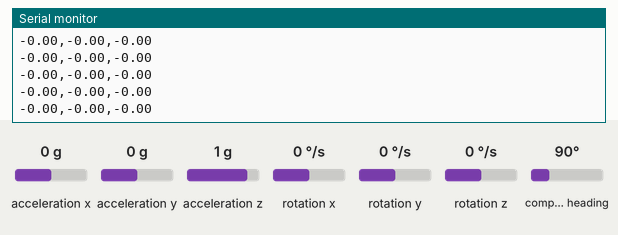
Bench run of a sketch on a simulated Arduino Uno, built with avr-gcc and run on an emulated ATmega328P. Parts: the last lines printed to the serial monitor. Inputs (shaded band) come from the test bench; at power-on: acceleration z 1 g, acceleration x 0 g, acceleration y 0 g, rotation z 0 °/s, rotation x 0 °/s, rotation y 0 °/s, compass heading 90°.

Above: at 1.2 s.
1.3 s: acceleration z set to 0 g
4.3 s: acceleration x set to -1.4 g
At 5.4 s:
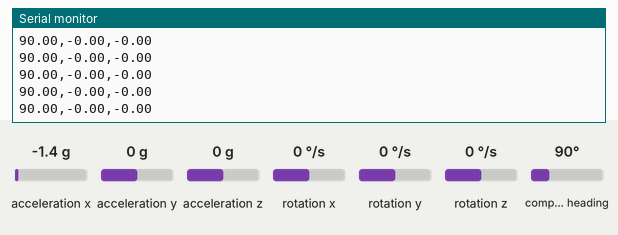
5.8 s: acceleration x set to 0 g
8.8 s: acceleration y set to -1.4 g
At 9.4 s:
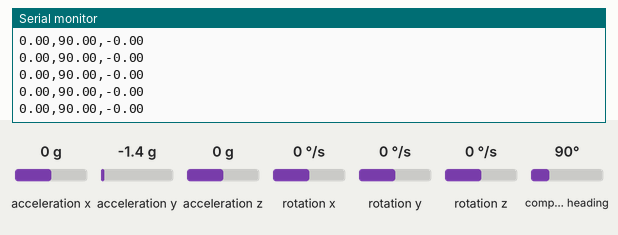
10.3 s: rotation z set to -192 °/s
At 10.8 s:
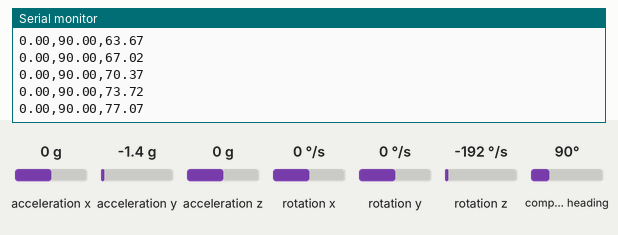
Timing chart, 0 to 12.8 s (numbered marks = the images above; inputs shaded):
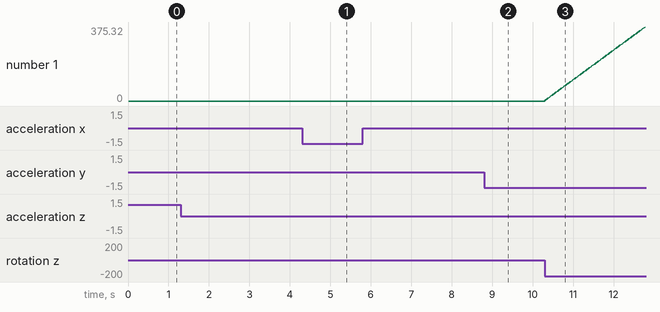

Measured:
- after the input at 4.3 s, the serial monitor: prints a new line at once (image 1)
- after the input at 8.8 s, the serial monitor: prints a new line at once (image 2)
- after the input at 10.3 s, the serial monitor: prints a new line at once (image 3)
- plotted number 1: 0 → 375.32 after the input at 10.3 s

The sketch:

IMU.ino
```cpp
// (licence header left out)
/*
   Updated by Ahmad Shamshiri on July 09, 2018 for Robojax.com
   in Ajax, Ontario, Canada
   watch instrucion video for this code:
  For this sketch you need to connect:
  VCC to 5V and GND to GND of Arduino
  SDA to A4 and SCL to A5

  S20A is 3.3V voltage regulator MIC5205-3.3BM5
*/

float DECAY = .4;

#include "MPU9250.h"
double yaw = 0;
// an MPU9250 object with the MPU-9250 sensor on I2C bus 0 with address 0x68
MPU9250 IMU(Wire, 0x68);
int status;
float cxacc,cyacc,czacc = 0.0;
void setup() {
  // serial to display data
  Serial.begin(115200);
  while (!Serial) {}

  // start communication with IMU
  status = IMU.begin();
  if (status < 0) {
    Serial.println("IMU initialization unsuccessful");
    Serial.println("Check IMU wiring or try cycling power");
    Serial.print("Status: ");
    Serial.println(status);
    while (1) {}
  }
  IMU.calibrateGyro();
}

void loop() {
  // read the sensor
  delay(15);
  int res = IMU.readSensor();
  if (res < 0){
    Serial.println("ERROR");
    return;
  }
  // display the data
  double xacc = IMU.getAccelX_mss();
  double yacc = IMU.getAccelY_mss();
  double zacc = IMU.getAccelZ_mss();
  float magx = IMU.getMagX_uT();
  float magy = IMU.getMagY_uT();
  float magz = IMU.getMagZ_uT();
  float xgyro = IMU.getGyroX_rads();
  float ygyro = IMU.getGyroY_rads();
  float zgyro = IMU.getGyroZ_rads();

  xacc = (1-DECAY) * cxacc + DECAY * xacc;
  yacc = (1-DECAY) * cyacc + DECAY * yacc;
  zacc = (1-DECAY) * czacc + DECAY * zacc;
  cxacc = xacc;
  cyacc = yacc;
  czacc = zacc;

  xacc = ((xacc) * 3.9);
  yacc = ((yacc) * 3.9);
  zacc = ((zacc) * 3.9);

  float pitch = 180 * atan (xacc / sqrt(pow(yacc, 2) + pow(zacc, 2))) / M_PI;
  float roll = 180 * atan (yacc / sqrt(pow(xacc, 2) + pow(zacc, 2))) / M_PI;
  yaw = yaw + zgyro;
  String message = (String)-pitch + "," + (String)-roll + "," + (String)-yaw;
  Serial.println(message);
}
```
